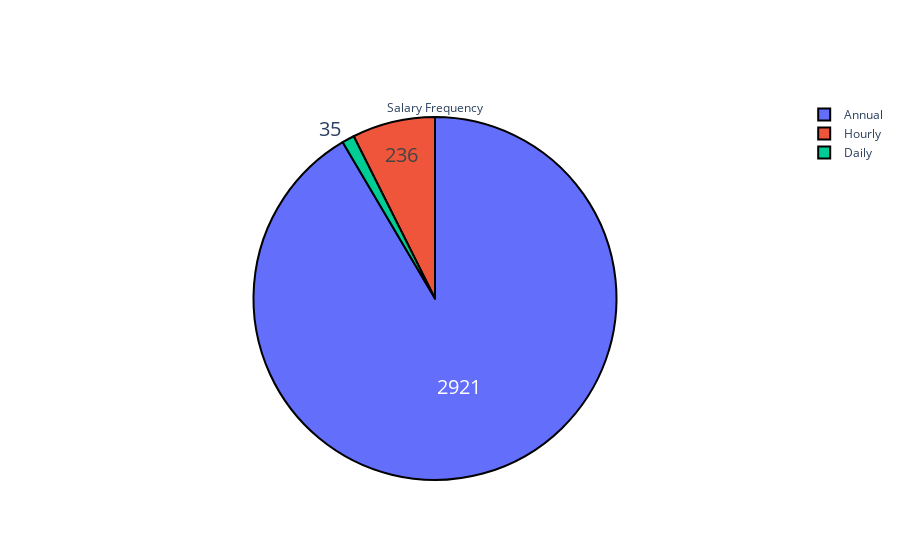

Notebook cell for this chart:
### Code cell
py.iplot([pie_plot(jobs['Salary Frequency'].value_counts(), 'Salary Frequency')])

### Figure 1 — Plotly figure (JSON) as saved in the notebook; plotly's stock layout.template omitted (floating-point values rounded to 4 significant figures)
{"data": [{"hoverinfo": "label+percent", "labels": ["Annual", "Hourly", "Daily"], "marker": {"line": {"color": "#000000", "width": 2}}, "textfont": {"size": 20}, "textinfo": "value", "title": {"text": "Salary Frequency"}, "type": "pie", "values": [2921, 236, 35]}], "layout": {}}
